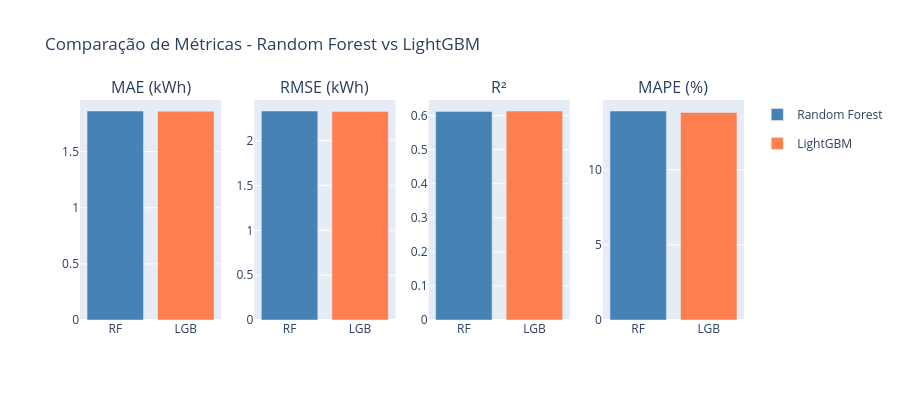

Notebook code for this chart:
### Markdown cell above
## 1. Métricas dos Modelos

### Code cell
# Comparação de métricas entre modelos
metrics = metadata['metrics']
metric_names = ['MAE (kWh)', 'RMSE (kWh)', 'R²', 'MAPE (%)']
metric_keys = ['mae', 'rmse', 'r2', 'mape']

fig = make_subplots(rows=1, cols=4, subplot_titles=metric_names)

for i, (name, key) in enumerate(zip(metric_names, metric_keys)):
    rf_val = metrics['random_forest'][key]
    lgb_val = metrics['lightgbm'][key]
    
    fig.add_trace(
        go.Bar(name='Random Forest' if i == 0 else '', x=['RF'], y=[rf_val],
               marker_color='steelblue', showlegend=(i == 0), legendgroup='RF'),
        row=1, col=i+1
    )
    fig.add_trace(
        go.Bar(name='LightGBM' if i == 0 else '', x=['LGB'], y=[lgb_val],
               marker_color='coral', showlegend=(i == 0), legendgroup='LGB'),
        row=1, col=i+1
    )

fig.update_layout(
    title_text='Comparação de Métricas - Random Forest vs LightGBM',
    height=400, barmode='group'
)
fig.show()

### Figure 1 — Plotly figure (JSON) as saved in the notebook; plotly's stock layout.template omitted (floating-point values rounded to 4 significant figures)
{"data": [{"legendgroup": "RF", "marker": {"color": "steelblue"}, "name": "Random Forest", "showlegend": true, "type": "bar", "x": ["RF"], "xaxis": "x", "y": [1.862], "yaxis": "y"}, {"legendgroup": "LGB", "marker": {"color": "coral"}, "name": "LightGBM", "showlegend": true, "type": "bar", "x": ["LGB"], "xaxis": "x", "y": [1.861], "yaxis": "y"}, {"legendgroup": "RF", "marker": {"color": "steelblue"}, "name": "", "showlegend": false, "type": "bar", "x": ["RF"], "xaxis": "x2", "y": [2.331], "yaxis": "y2"}, {"legendgroup": "LGB", "marker": {"color": "coral"}, "name": "", "showlegend": false, "type": "bar", "x": ["LGB"], "xaxis": "x2", "y": [2.326], "yaxis": "y2"}, {"legendgroup": "RF", "marker": {"color": "steelblue"}, "name": "", "showlegend": false, "type": "bar", "x": ["RF"], "xaxis": "x3", "y": [0.6117], "yaxis": "y3"}, {"legendgroup": "LGB", "marker": {"color": "coral"}, "name": "", "showlegend": false, "type": "bar", "x": ["LGB"], "xaxis": "x3", "y": [0.6134], "yaxis": "y3"}, {"legendgroup": "RF", "marker": {"color": "steelblue"}, "name": "", "showlegend": false, "type": "bar", "x": ["RF"], "xaxis": "x4", "y": [13.91], "yaxis": "y4"}, {"legendgroup": "LGB", "marker": {"color": "coral"}, "name": "", "showlegend": false, "type": "bar", "x": ["LGB"], "xaxis": "x4", "y": [13.81], "yaxis": "y4"}], "layout": {"annotations": [{"font": {"size": 16}, "showarrow": false, "text": "MAE (kWh)", "x": 0.1062, "xanchor": "center", "xref": "paper", "y": 1.0, "yanchor": "bottom", "yref": "paper"}, {"font": {"size": 16}, "showarrow": false, "text": "RMSE (kWh)", "x": 0.3688, "xanchor": "center", "xref": "paper", "y": 1.0, "yanchor": "bottom", "yref": "paper"}, {"font": {"size": 16}, "showarrow": false, "text": "R²", "x": 0.6313, "xanchor": "center", "xref": "paper", "y": 1.0, "yanchor": "bottom", "yref": "paper"}, {"font": {"size": 16}, "showarrow": false, "text": "MAPE (%)", "x": 0.8938, "xanchor": "center", "xref": "paper", "y": 1.0, "yanchor": "bottom", "yref": "paper"}], "barmode": "group", "height": 400, "title": {"text": "Comparação de Métricas - Random Forest vs LightGBM"}, "xaxis": {"anchor": "y", "domain": [0.0, 0.2125]}, "xaxis2": {"anchor": "y2", "domain": [0.2625, 0.475]}, "xaxis3": {"anchor": "y3", "domain": [0.525, 0.7375]}, "xaxis4": {"anchor": "y4", "domain": [0.7875, 1.0]}, "yaxis": {"anchor": "x", "domain": [0.0, 1.0]}, "yaxis2": {"anchor": "x2", "domain": [0.0, 1.0]}, "yaxis3": {"anchor": "x3", "domain": [0.0, 1.0]}, "yaxis4": {"anchor": "x4", "domain": [0.0, 1.0]}}}
